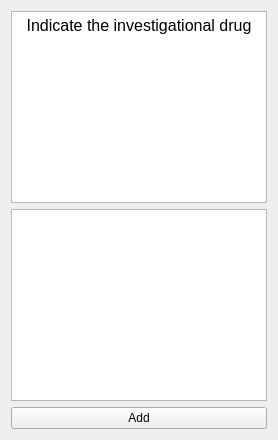
          <widget class="QWidget" name="tab_clinical_investigational">
           <attribute name="title">
            <string>Investigational drug</string>
           </attribute>
           <layout class="QGridLayout" name="gridLayout_28">
            <item row="0" column="0">
             <widget class="QTextEdit" name="textEdit_clinical_investigational">
              <property name="readOnly">
               <bool>true</bool>
              </property>
              <property name="html">
               <string>&lt;!DOCTYPE HTML PUBLIC &quot;-//W3C//DTD HTML 4.0//EN&quot; &quot;http://www.w3.org/TR/REC-html40/strict.dtd&quot;&gt;
&lt;html&gt;&lt;head&gt;&lt;meta name=&quot;qrichtext&quot; content=&quot;1&quot; /&gt;&lt;meta charset=&quot;utf-8&quot; /&gt;&lt;style type=&quot;text/css&quot;&gt;
p, li { white-space: pre-wrap; }
hr { height: 1px; border-width: 0; }
li.unchecked::marker { content: &quot;\2610&quot;; }
li.checked::marker { content: &quot;\2612&quot;; }
&lt;/style&gt;&lt;/head&gt;&lt;body style=&quot; font-family:'Sans Serif'; font-size:9pt; font-weight:400; font-style:normal;&quot;&gt;
&lt;p align=&quot;center&quot; style=&quot; margin-top:0px; margin-bottom:0px; margin-left:0px; margin-right:0px; -qt-block-indent:0; text-indent:0px;&quot;&gt;&lt;span style=&quot; font-size:12pt;&quot;&gt;Indicate the investigational drug&lt;/span&gt;&lt;/p&gt;&lt;/body&gt;&lt;/html&gt;</string>
              </property>
             </widget>
            </item>
            <item row="1" column="0">
             <widget class="QTextEdit" name="textEdit_clinical_investigational_new"/>
            </item>
            <item row="2" column="0">
             <widget class="QPushButton" name="pushButton_clinical_investigational_add">
              <property name="text">
               <string>Add</string>
              </property>
             </widget>
            </item>
           </layout>
          </widget>
